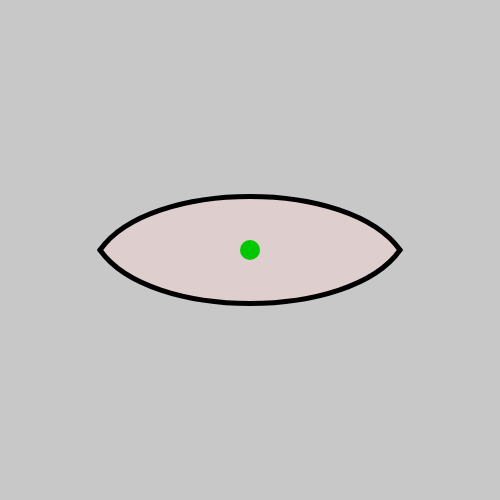
Frame 1 (no input)
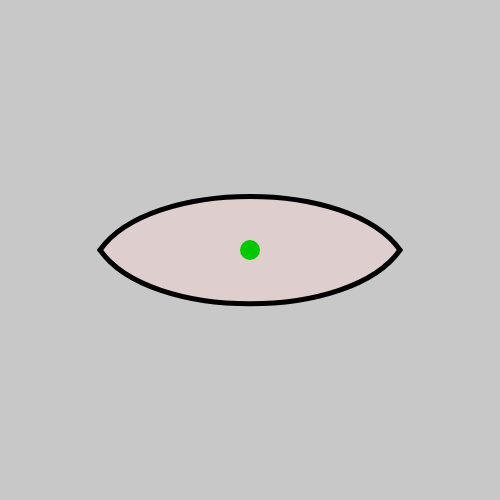
Frame 60 (no input)
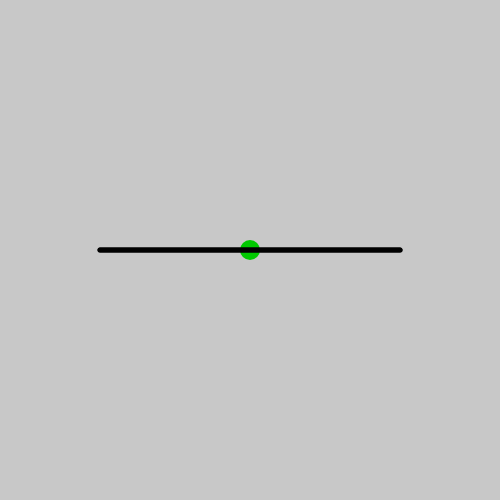
Frame 120 (the mouse pressed at the canvas centre since frame 60)

The p5.js sketch that drew these frames (run headless with seeded random() and noise() and a simulated clock; from frame 60 on, the mouse is pressed at the canvas centre):

// p5.js sketch
// ── sketch.js
var eye;
var cls;
var dfromeye;
var bgcol;

function setup() {
    createCanvas(500, 500);
    background(100);
    eye = new Eye();
}

function draw() {
    dfromeye = dist(width / 2, height / 2, mouseX, mouseY);
    cls = map(dfromeye, 0, 250, 250, 300);
    background(200);
    eye.update(cls, height - cls);
}
// ── eye.js
function Eye() {
    this.update = function (upperCls, lowerCls) {
        if(upperCls > 250){
            this.shakeminmax=map(dfromeye, 100, 500, 0, 2);
            upperCls+= random(-this.shakeminmax, this.shakeminmax);
            lowerCls+= random(-this.shakeminmax, this.shakeminmax);
            this.innercol=map(dfromeye, 300, 500, 0, 150);
        }  
        //inside
        noStroke();
        fill(255, 255- this.innercol, 255- this.innercol, 100);
        beginShape();
        vertex(100, width / 2);
        bezierVertex(150, upperCls, 350, upperCls, 400, width / 2);
        endShape();
        beginShape();
        vertex(100, width / 2);
        bezierVertex(150, lowerCls, 350, lowerCls, 400, width / 2);
        endShape();
        
        
        
        //pupil
        fill(0, 200, 0);
        ellipse(width/2, height/2, 20, 20);
        
        //upperlid
        noFill();
        stroke(0);
        strokeWeight(5);
        beginShape();
        vertex(100, width / 2);
        bezierVertex(150, upperCls, 350, upperCls, 400, width / 2);
        endShape();
        
        //lowerlid
        beginShape();
        vertex(100, width / 2);
        bezierVertex(150, lowerCls, 350, lowerCls, 400, width / 2);
        endShape();
        
              
    }
}
